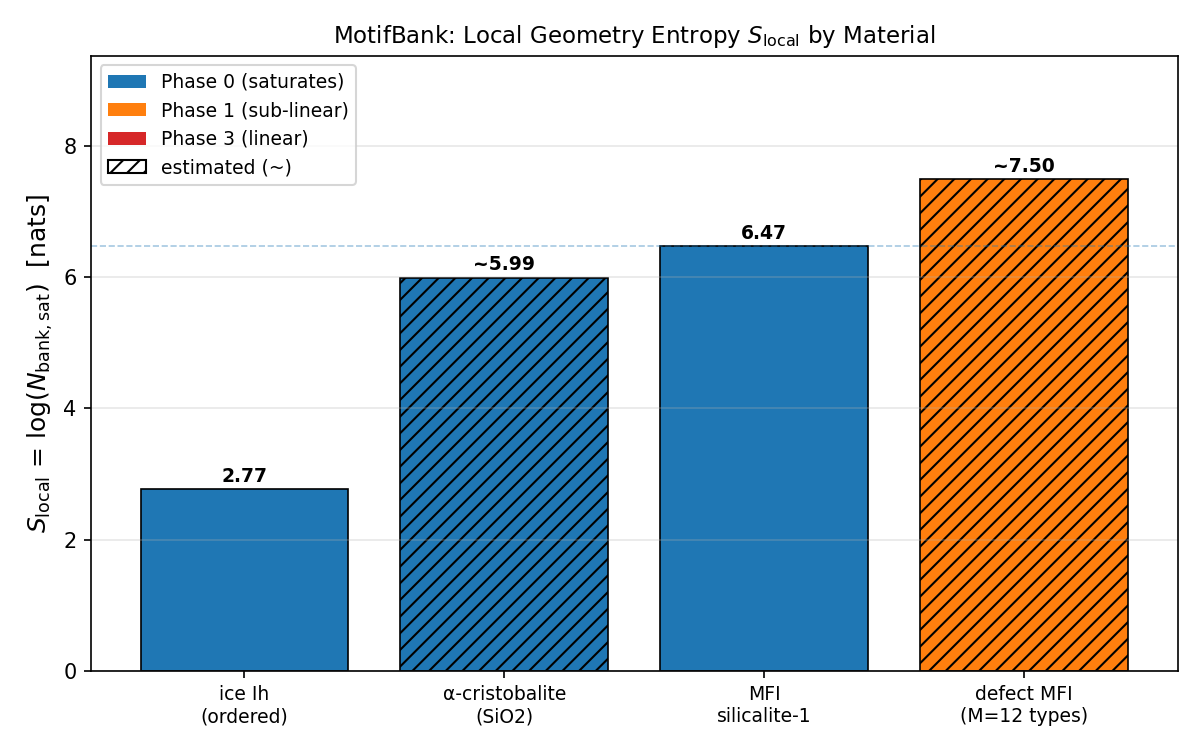

The script that saved this image:
#!/usr/bin/env python3
"""
s_local_figure.py
S_local = log(N_bank_sat) 比較図 (材料別)

実測済み:
  ice Ih (ordered)    : N_bank=16,   S_local=2.77 nats
  alpha-cristobalite  : N_bank~400,  S_local~6.0  nats (収束中)
  MFI silicalite-1    : N_bank=644,  S_local=6.47 nats

使い方:
  python3 s_local_figure.py          (テキスト出力)
  python3 s_local_figure.py --plot   (PNG 出力)
"""
import os, sys, argparse
import numpy as np

DATA = [
    # (label,          N_bank_sat, measured, phase, note)
    ("ice Ih\n(ordered)",       16,    True,  0, "H2O, 3x3 CIF"),
    ("α-cristobalite\n(SiO2)",  400,   False, 0, "推定 ~400, γ=0.22"),
    ("MFI\nsilicalite-1",       644,   True,  0, "sio4, R_cut=5.5Å"),
    ("defect MFI\n(M=12 types)",1800,  False, 1, "sparse 5% defect"),
    ("amorphous\nSi(OH)4",      None,  False, 3, "N→∞, γ=1.56"),
]


def main():
    ap = argparse.ArgumentParser()
    ap.add_argument("--plot", action="store_true")
    args = ap.parse_args()

    print("\nS_local = log(N_bank_sat): 材料別ローカル幾何エントロピー")
    print("=" * 62)
    print(f"  {'材料':25s}  {'N_bank':>8}  {'S_local':>8}  {'Phase':>5}  {'備考'}")
    print("  " + "-" * 56)
    for label, nb, measured, phase, note in DATA:
        lbl = label.replace("\n", " ")
        if nb is None:
            s = "→ ∞"
            nb_str = "→ ∞"
        else:
            s = f"{np.log(nb):.2f} nats"
            nb_str = str(nb)
        mark = "✅" if measured else "~"
        print(f"  {lbl:25s}  {nb_str:>8}  {s:>10}  {phase:>5}  {mark} {note}")

    print()
    print("  意味: S_local が小さいほど MotifBank の speedup が大きい")
    print("        S_local = log(N) → Phase 3 (amorphous, speedup → 1)")
    print("        S_local = 有限  → Phase 0 (crystal,   speedup → N/N_bank)")

    if not args.plot:
        return

    try:
        import matplotlib
        matplotlib.use("Agg")
        import matplotlib.pyplot as plt

        fig, ax = plt.subplots(figsize=(8, 5))

        labels  = [d[0] for d in DATA if d[1] is not None]
        vals    = [np.log(d[1]) for d in DATA if d[1] is not None]
        phases  = [d[3] for d in DATA if d[1] is not None]
        measured= [d[2] for d in DATA if d[1] is not None]

        colors = {0: "#1f77b4", 1: "#ff7f0e", 2: "#2ca02c", 3: "#d62728"}
        bar_colors = [colors[p] for p in phases]
        hatches    = ['' if m else '///' for m in measured]

        bars = ax.bar(range(len(labels)), vals,
                      color=bar_colors, hatch=None, edgecolor='black', linewidth=0.8)
        for bar, hatch in zip(bars, hatches):
            bar.set_hatch(hatch)

        # 値ラベル
        for i, (v, m) in enumerate(zip(vals, measured)):
            suffix = "" if m else "~"
            ax.text(i, v + 0.05, f"{suffix}{v:.2f}", ha='center', va='bottom',
                    fontsize=9, fontweight='bold')

        ax.set_xticks(range(len(labels)))
        ax.set_xticklabels(labels, fontsize=9)
        ax.set_ylabel("$S_{\\rm local}$ = log($N_{\\rm bank,sat}$)  [nats]", fontsize=12)
        ax.set_title("MotifBank: Local Geometry Entropy $S_{\\rm local}$ by Material",
                     fontsize=11)
        ax.set_ylim(0, max(vals) * 1.25)
        ax.axhline(np.log(644), color='#1f77b4', lw=0.8, ls='--', alpha=0.4)

        # 凡例 (Phase)
        from matplotlib.patches import Patch
        legend_elements = [
            Patch(facecolor=colors[0], label='Phase 0 (saturates)'),
            Patch(facecolor=colors[1], label='Phase 1 (sub-linear)'),
            Patch(facecolor=colors[3], label='Phase 3 (linear)'),
            Patch(facecolor='white', edgecolor='black', hatch='///',
                  label='estimated (~)'),
        ]
        ax.legend(handles=legend_elements, fontsize=9, loc='upper left')
        ax.grid(True, axis='y', alpha=0.3)

        plt.tight_layout()
        out = os.path.join(os.path.dirname(__file__), "s_local_figure.png")
        plt.savefig(out, dpi=150)
        print(f"\n  図を保存: {out}")

    except ImportError:
        print("  matplotlib が必要 (pip install matplotlib)")


if __name__ == "__main__":
    main()
